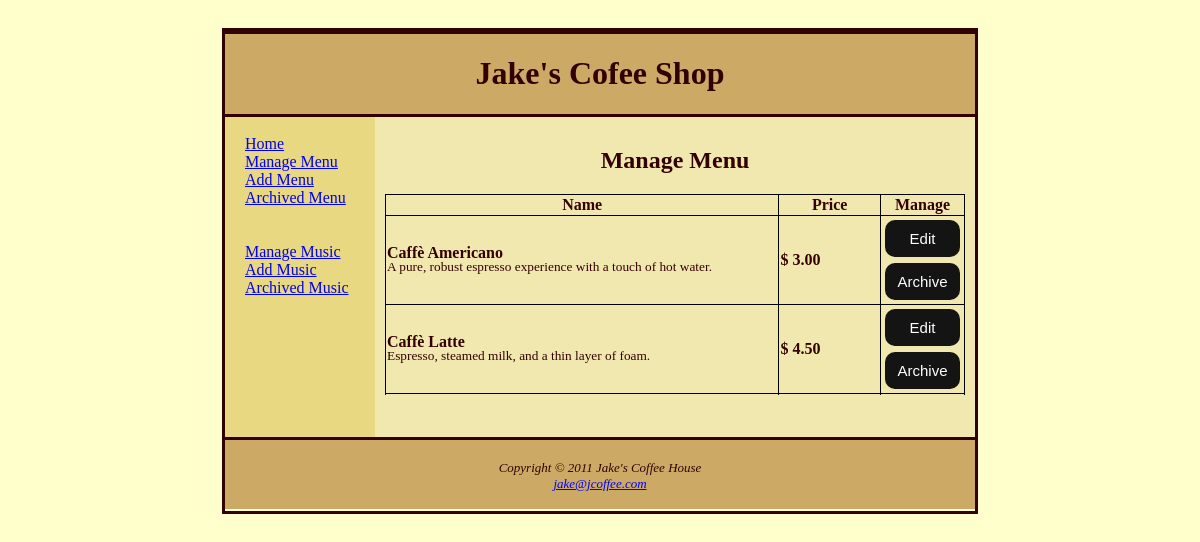
/cms_menu.php, run on the app's committed database.
### tables this page shows
CREATE TABLE `menu` (
  `idmenu` int NOT NULL AUTO_INCREMENT,
  `name` varchar(45) NOT NULL,
  `description` text NOT NULL,
  `price` decimal(6,2) NOT NULL,
  `status` enum('active','archived') NOT NULL DEFAULT 'active',
  PRIMARY KEY (`idmenu`)
);

### cms_menu.php (the view, shortened to what this page needs)
<?php include "db_conn.php"; ?>
<!DOCTYPE html>
<html lang="en">
  <head>
    <link rel="stylesheet" href="styles.css?v=<?php echo time(); ?>" />
  </head>
  <body>
    <div id="container">
      <div id="logo">
        <h1>Jake's Cofee Shop</h1>
      </div>
      <div id="leftcolumn">
        <a class="navBar" href="index.php">Home</a>
        <a class="navBar" href="cms_menu.php">Manage Menu</a>
        <a class="navBar" href="add_menu.php">Add Menu</a>
        <a class="navBar" href="archived_menu.php">Archived Menu</a>
        <br>
        <a class="navBar" href="cms_music.php">Manage Music</a>
        <a class="navBar" href="add_music.php">Add Music</a>
        <a class="navBar" href="archived_music.php">Archived Music</a>
      </div>
      <div id="rightcolumn">
        <h2>Manage Menu</h2>
        <div class="table-container">
          <table>
            <thead>
                <tr>
                    <th>Name</th>
                    <th>Price</th>
                    <th>Manage</th>
                </tr>
            </thead>
            <tbody>
            <?php
                $result = $conn->query("SELECT * FROM menu WHERE status='active'");
                while($row = $result->fetch_assoc()){
                    echo "
                        <tr>
                            <td class='name-row'>
                                <strong>{$row['name']}</strong> <br />
                                <small>{$row['description']}</small>
                            </td>
                            <td><strong>$ {$row['price']}</strong></td>
                            <td>
                                <form action='edit_menu.php' method='POST'>
                                    <input type='hidden' name='id' value='{$row['idmenu']}'/>
                                    <button type='submit' class='editbtn'>Edit</button>
                                </form>
                                <form action='menu/archive_product.php' method='POST'>
                                    <input type='hidden' name='id' value='{$row['idmenu']}'/>
                                    <button type='submit' class='archivebtn'>Archive</button>
                                </form>
                            </td>
                        </tr>
                    ";
                }
            ?>
            </tbody>
        </table>
        </div>
      </div>
      <div id="footer">
        Copyright © 2011 Jake's Coffee House<br />
        <a href="mailto:jake@jcoffee.com">jake@jcoffee.com</a>
      </div>
    </div>
  </body>
</html>

### styles.css (style rules this page uses)
body { background-color: #ffffcc; color: #330000; font-family: Verdana; display: flex; justify-content: center; }
#container { margin-top: 20px; height: 480px; width: 750px; border-style: solid; padding: 0px; }
#logo { text-align: center; border-top: solid; border-bottom: solid; background-color: #ccaa66; }
#leftcolumn { float: left; background-color: #e8d882; width: 130px; height: 320px; position: relative; padding-left: 20px; left: 0; white-space: pre-line; }
#rightcolumn { float: right; background-color: #f1e8b0; width: 580px; height: 300px; padding: 10px; }
#footer { background-color: #ccaa66; font-style: italic; font-size: small; text-align: center; border-top: solid; width: 750px; height: 49px; margin-top: 320px; padding-top: 20px; }
h2 { text-align: center; }
table, th, td { border: 1px solid black; border-collapse: collapse; width: 100%; }
.table-container { max-height: 201px; overflow-y: auto; }
th:first-child, td:first-child { width: 80%; line-height: 13px; }
th:last-child, td:last-child { width: 20%; text-align: center; }
.editbtn, .archivebtn, .activebtn { background-color: #141414; color: #ffffff; margin: 3px; padding: 10px; border-radius: 10px; cursor: pointer; border: none; font-size: 15px; transition: 0.2s all; width: 75px; }
form { display: flex; flex-direction: column; }

### data on the page
menu: name "Caffè Americano", description "A pure, robust espresso experience with a touch of hot water.", price "3.00"
menu: name "Caffè Latte", description "Espresso, steamed milk, and a thin layer of foam.", price "4.50"
